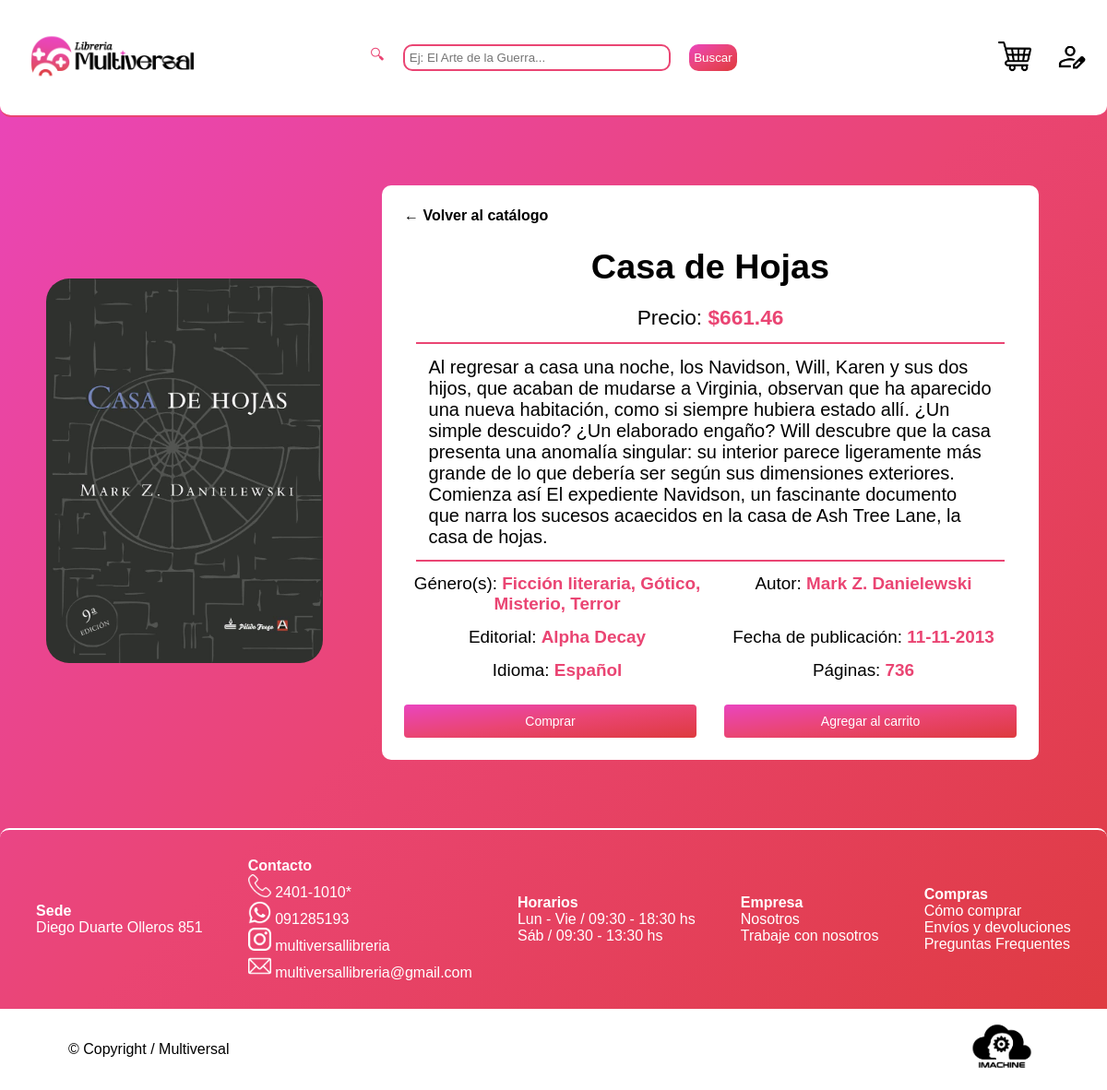
Page /index.php?pagina=libro&id=3 on the committed database.
### tables this page shows
CREATE TABLE libros (
  id INT AUTO_INCREMENT PRIMARY KEY,
  nombre VARCHAR(255) NOT NULL,
  precio DECIMAL(10,2) NOT NULL,
  autor VARCHAR(150) NOT NULL,
  paginas INT,
  imagen VARCHAR(255),
  editorial VARCHAR(150),
  fecha VARCHAR(50),
  idioma VARCHAR(50),
  sinopsis TEXT
);

### controllers/libroController.php (called while the page is built, shortened)
<?php
class LibroController {
    private $libroModel;
    public function __construct($conexion) {
        $this->libroModel = new LibroModel($conexion);
    }
    public function mostrarDetalle() {
        $busqueda = trim($_GET['q'] ?? '');
        $busqueda = mb_substr($busqueda, 0, 50);
        $idLibro = (int) $_GET['id'];
        $resultado = $this->libroModel->obtenerPorId(
            $idLibro
        );
        $libro = $resultado->fetch_assoc();
        require __DIR__ . "/../views/productos.php";
    }
}

### config/auth.php (called while the page is built, shortened)
<?php
function escapar($texto) {
return htmlspecialchars((string)$texto, ENT_QUOTES, 'UTF-8');
}

### models/libroModel.php (called while the page is built, shortened)
<?php
class LibroModel {
    private $conexion;
    public function __construct($conexion) {
        $this->conexion = $conexion;
    }
    public function obtenerPorId($id) {
        $sql = "SELECT l.id, l.nombre, l.precio, l.autor, l.paginas, l.imagen, l.editorial, l.fecha, l.idioma, l.sinopsis,
                    GROUP_CONCAT(DISTINCT g.nombre ORDER BY g.nombre SEPARATOR ', ')
                AS genero
                FROM libros l
                LEFT JOIN libros_generos lg ON l.id = lg.libro_id
                LEFT JOIN generos g ON lg.genero_id = g.id
                WHERE l.id = ?
                GROUP BY l.id, l.nombre, l.precio, l.autor, l.paginas, l.imagen, l.editorial, l.fecha, l.idioma, l.sinopsis";
        $stmt = mysqli_prepare($this->conexion, $sql);
        mysqli_stmt_bind_param($stmt, "i", $id);
        mysqli_stmt_execute($stmt);
        return mysqli_stmt_get_result($stmt);
    }
}

### views/productos.php (the view, shortened to what this page needs)
<!DOCTYPE html>
<html>
    <head>
        <link rel="stylesheet" href="./public/css/productos.css">
    </head>
    <header>
        <?php require __DIR__ . "/header.php"; ?>
    </header>
    <body>
        <main>
            <div class="Producto">
                <div class="Libro">
                    <img src="<?php echo $libro["imagen"];  ?>" alt="<?php echo $libro["nombre"];  ?>">
                </div>
                <div class="Detalles-Producto">
                    <a href="./index.php?pagina=catalogo" class="back-btn">← Volver al catálogo</a>
                    <h1 id="titulo"><?php echo $libro["nombre"];  ?></h1>
                    <div class="Precio">
                        <p>Precio: <span id="precio">$<?php echo $libro["precio"];  ?></span></p>
                    </div>
                    <p class="Sinopsis" id="sinopsis"><?php echo $libro["sinopsis"];  ?></p>
                    <div class="Info">
                        <p>
                            Género(s):
                            <span id="genero">
                                <?php echo htmlspecialchars($libro['genero'] ?? 'Sin género', ENT_QUOTES, 'UTF-8'); ?>
                            </span>
                        </p>
                        <p>
                            Autor:
                            <span id="autor">
                                <?php echo htmlspecialchars($libro['autor'], ENT_QUOTES, 'UTF-8'); ?>
                            </span>
                        </p>
                        <p>
                            Editorial:
                            <span id="editorial">
                                <?php echo htmlspecialchars($libro['editorial'] ?? '', ENT_QUOTES, 'UTF-8'); ?>
                            </span>
                        </p>
                        <p>
                            Fecha de publicación:
                            <span id="fecha">
                                <?php echo htmlspecialchars($libro['fecha'] ?? '', ENT_QUOTES, 'UTF-8'); ?>
                            </span>
                        <p>
                            Idioma:
                            <span id="idioma">
                                <?php echo htmlspecialchars($libro['idioma'] ?? '', ENT_QUOTES, 'UTF-8'); ?>
                            </span>
                        </p>
                        <p>
                            Páginas:
                            <span id="paginas">
                                <?php echo $libro['paginas'] !== null ? (int) $libro['paginas']: 'No especificado'; ?>
                            </span>
                        </p>
                    </div>
                    <div class="Botones">
                        <a
                            href="./index.php?pagina=carrito"
                            class="addb"
                            data-id="<?php echo (int) $libro['id']; ?>"
                            data-nombre="<?php echo htmlspecialchars($libro['nombre'], ENT_QUOTES, 'UTF-8'); ?>"
                            data-precio="<?php echo htmlspecialchars((string) $libro['precio'], ENT_QUOTES, 'UTF-8'); ?>"
                            data-autor="<?php echo htmlspecialchars($libro['autor'], ENT_QUOTES, 'UTF-8'); ?>"
                            data-paginas="<?php echo (int) ($libro['paginas'] ?? 0); ?>"
                            data-imagen="<?php echo htmlspecialchars($libro['imagen'] ?? '', ENT_QUOTES, 'UTF-8'); ?>">
                            Comprar</a>
                        <button class="addb" data-id="<?php echo (int) $libro['id']; ?>"
                            data-nombre="<?php echo htmlspecialchars($libro['nombre'], ENT_QUOTES, 'UTF-8'); ?>"
                            data-precio="<?php echo htmlspecialchars((string) $libro['precio'], ENT_QUOTES, 'UTF-8'); ?>"
                            data-autor="<?php echo htmlspecialchars($libro['autor'], ENT_QUOTES, 'UTF-8'); ?>"
                            data-paginas="<?php echo (int) ($libro['paginas'] ?? 0); ?>"
                            data-imagen="<?php echo htmlspecialchars($libro['imagen'] ?? '', ENT_QUOTES, 'UTF-8'); ?>">
                            Agregar al carrito
                        </button>
                    </div>
                </div>
            </div>
        </main>
        <?php require __DIR__ . "/footer.php"; ?>
    </body>
</html>

### index.php (shortened to what this page needs)
<?php
require_once __DIR__ . '/config/conexion.php';
require_once __DIR__ . '/config/auth.php';
require_once __DIR__ . '/models/libroModel.php';
require_once __DIR__ . '/controllers/libroController.php';
$paginaSolicitada = $_GET['pagina'] ?? 'catalogo';
switch ($paginaSolicitada) {
    case 'libro':
        $libroController = new LibroController($conexion);
        $libroController->mostrarDetalle();
        break;
}

### views/header.php (shortened to what this page needs)
<div class="banner">
    <table>
        <tr>
            <td>
                <a href="./index.php?pagina=catalogo">
                    <img src="./public/img/multiversal.png" alt="Logo de Multiversal Librería" class="logo">
                </a>
            </td>
            <td>
                <div class="buscador">
                    <form action="index.php" method="GET">
                        <label for="q">🔍︎</label>
                        <input type="text" id="q" name="q" maxlength="50" class="barra"
                            placeholder="Ej: El Arte de la Guerra..."
                            value="<?= escapar($busqueda) ?>">
                        <input type="submit" value="Buscar" class="boton">
                    </form>
                </div>
            </td>
                    <td class="derecha">
                        <a href="./index.php?pagina=carrito">
                            <img src="./public/img/carrito.png" alt="Carrito icon" class="icono">
                        </a>
                        <?php if (isset($_SESSION['usuario_id'])):?>
                            <a href="./index.php?pagina=panel">
                                <img src="./public/img/usuario.png" alt="Usuario icon." class="icono">
                                <?php echo $_SESSION['nombre'];?>
                            </a>
                        <?php else:?>
                            <a href="./index.php?pagina=login">
                                <img src="./public/img/registrar.png" alt="Usuario icon" class="icono">
                            </a>
                        <?php endif;?>
                    </td>
        </tr>
    </table>
</div>

### views/footer.php (shortened to what this page needs)
<footer>
            <div class="multiversal">
                <div>
                    <p><span>Sede</span></p>
                    <p>Diego Duarte Olleros 851</p>
                </div>
                <div>
                    <span>Contacto</span>
                    <p><img src="./public/img/phone.png" alt="" class="sm"> 2401-1010*</p>
                    <p><img src="./public/img/whatsapp.png" alt="" class="sm"> 091285193</p>
                    <p><img src="./public/img/instagram.png" alt="" class="sm"> multiversallibreria</p>
                    <p><img src="./public/img/email.png" alt="" class="sm"> multiversallibreria@gmail.com</p>
                </div>
                <div>
                    <span>Horarios</span>
                    <p>Lun - Vie / 09:30 - 18:30 hs</p>
                    <p>Sáb / 09:30 - 13:30 hs</p>
                </div>
                <div>
                    <p><span>Empresa</span></p>
                    <p>Nosotros</p>
                    <p>Trabaje con nosotros</p>
                </div>
                <div>
                    <p><span>Compras</span></p>
                    <p>Cómo comprar</p>
                    <p>Envíos y devoluciones</p>
                    <p>Preguntas Frequentes</p>
                </div>
            </div>
            <div class="creditos">
                <table>
                    <tr>
                        <td>© Copyright / Multiversal</td>
                        <td class="derecha"><img src="./public/img/imachine.png" alt="Logo de ImachineSW."></td>
                    </tr>
                </table>
            </div>
        </footer>

### public/css/productos.css (style rules this page uses)
* { margin: 0; padding: 0; box-sizing: border-box; font-family: Arial, Helvetica, sans-serif; }
html { scroll-behavior: smooth; background: linear-gradient(to bottom right, #EA45BF, #EA4573, #DE3A3E); }
header { position: sticky; top: 0; z-index: 1; }
.banner { height: max-content; display: flex; align-items: center; justify-content: center; border-bottom: 2px solid #EA4573; border-bottom-left-radius: 1vw; border-bottom-right-radius: 1vw; background-color: white; }
.banner table { width: 100%; table-layout: fixed; }
table td { width: 33%; }
.derecha { position: relative; height: 100%; text-align: end; }
.logo { width: 20vw; }
.buscador { color: #EA4573; border-radius: 10px; }
.buscador form { display: flex; gap: 20px; justify-content: center; min-height: max-content; }
.buscador .boton { border: 0px; padding: 5px; color: white; background: linear-gradient(to bottom right, #EA45BF, #EA4573, #DE3A3E); border-radius: 10px; }
.barra { border: 2px solid #EA4573; border-radius: 10px; padding: 5px; width: 80%; }
.banner a { text-decoration: none; }
.icono { width: 3vw; margin-right: 5%; transition: all 0.3s ease-out; }
.Producto { display: flex; justify-content: center; padding: 50px; align-items: center; gap: 40px; }
.Libro { width: max-content; height: max-content; border-radius: 35px; object-fit: cover; }
.Libro img { width: 300px; border-radius: 25px; transition: .4s; align-items: center; }
.Detalles-Producto { margin: 2vw; padding: 2vw; display: flex; flex-direction: column; font-size: 5mm; text-align: center; background-color: white; border-radius: 10px; }
.Detalles-Producto h1 { margin-bottom: 20px; }
.back-btn { display:inline-block; margin-bottom:25px; color:#000; text-decoration:none; font-size:16px; font-weight:600; transition:.2s; align-self: self-start; }
.Info { display: grid; grid-template-columns: repeat(2, minmax(200px, 1fr)); height: 130px; font-size: 5mm; }
.Detalles-Producto span { font-weight: bold; color: #EA4573; }
.Precio { font-size: 6mm; }
.Detalles-Producto button { background: linear-gradient(to bottom right, #EA45BF, #EA4573, #DE3A3E); color: white; border: none; padding: 10px; border-radius: 8px; width: 30%; margin-top: auto; cursor: pointer; }
.Botones { display: flex; width: 100%; gap: 30px; margin-top: 12px; justify-content: center; }
.Botones button, .Botones a { background: linear-gradient(to bottom right, #EA45BF, #EA4573, #DE3A3E); flex: 1; color: white; border: none; display: inline-flex; align-items: center; justify-content: center; padding: 10px 15px; text-align: center; text-decoration: none; box-sizing: border-box; cursor: pointer; border-radius: 4px; font-size: 14px; }
.Sinopsis { border-top: 2px solid #EA4573; border-bottom: 2px solid #EA4573; margin: 2%; padding: 2%; text-align: left; font-size: 20px; }
.derecha { text-align: end; }
.multiversal { display: flex; border-top: 2px solid white; border-top-left-radius: 10px; border-top-right-radius: 10px; justify-content: space-evenly; align-items: center; color: white; padding: 20px; gap: 20px; flex-wrap: wrap; }
.multiversal div { width: fit-content; padding: 10px; }
footer img { width: 10%; }
footer span { font-weight: bold; }
.creditos { background-color: white; display: flex; padding-left: 6%; padding-right: 6%; }
.creditos img { width: 80px; }
.creditos table { width: 100%; }
.sm { width: 25px; }

### rows in the picture
libros: imagen (picture), nombre "Casa de Hojas", precio "661.46", sinopsis "Al regresar a casa una noche, los Navidson, Will, Karen y sus dos hijos, que acaban de mudarse a Virginia, observan que ha aparecido una nueva habitación, como si siempre hubiera estado allí. ¿Un simple descuido? ¿Un elaborado engaño? Will descubre que la casa presenta una anomalía singular: su interior parece ligeramente más grande de lo que debería ser según sus dimensiones exteriores. Comienza así El expediente Navidson, un fascinante documento que narra los sucesos acaecidos en la casa de Ash Tree Lane, la casa de hojas.", autor "Mark Z. Danielewski", editorial "Alpha Decay", fecha "11-11-2013", idioma "Español", paginas "736"

### other values in the picture
$libro['genero'] "Ficción literaria, Gótico, Misterio, Terror"
